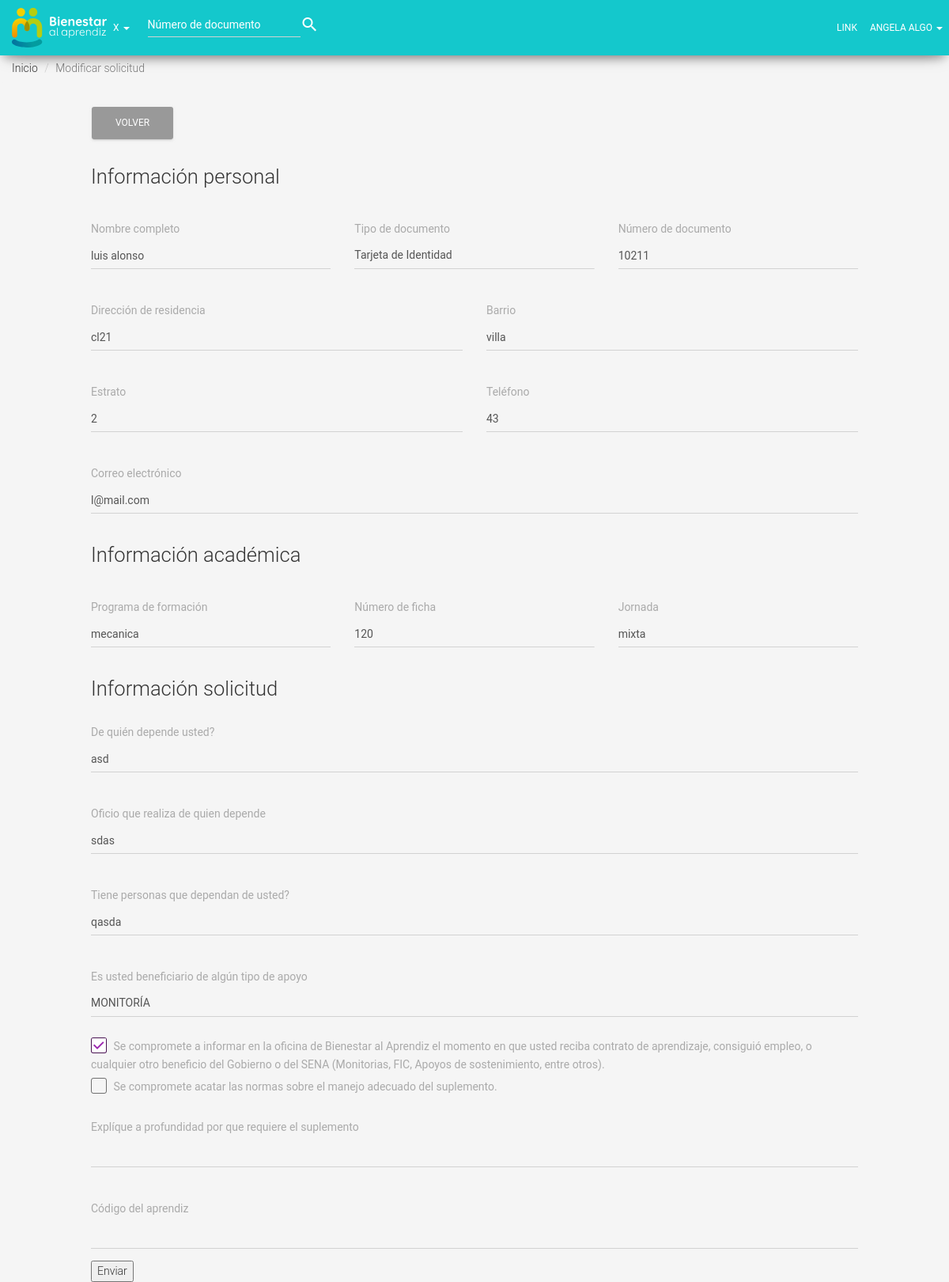
The page /administrador/modificar_solicitud.php?id_aprendiz=5 (signed in) on the database its author committed.
### tables this page shows
CREATE TABLE `aprendices` (
  `id_aprendiz` int(11) NOT NULL,
  `nombre_completo` varchar(64) NOT NULL,
  `tipo_documento` varchar(16) NOT NULL,
  `numero_documento` bigint(20) NOT NULL,
  `direccion` varchar(32) NOT NULL,
  `barrio` varchar(32) NOT NULL,
  `estrato` tinyint(4) NOT NULL,
  `telefono` int(11) DEFAULT NULL,
  `email` varchar(64) NOT NULL,
  `programa_formacion` varchar(64) NOT NULL,
  `numero_ficha` bigint(20) NOT NULL,
  `jornada` varchar(16) NOT NULL,
  `pregunta1` text NOT NULL,
  `pregunta2` text NOT NULL,
  `pregunta3` text NOT NULL,
  `otro_apoyo` varchar(32) NOT NULL,
  `compromiso_informar` text NOT NULL,
  `compromiso_normas` text NOT NULL,
  `justificacion_suplemento` varchar(128) NOT NULL,
  `cod_aprendiz` varchar(32) DEFAULT NULL,
  `estado` tinyint(1) NOT NULL
);

### config/app.php (called while the page is built, shortened)
<?php
$base_url 	= "http://localhost/proyectobienestar2/";
$assets_css = $base_url."public/css/";

### config/security.php (called while the page is built, shortened)
<?php
	$base_url = 'http://localhost/proyectobienestar2/';

### config/database.php (called while the page is built, shortened)
<?php
function verSolicitud($con, $id_aprendiz) {
	try {
		$stm = $con->prepare("SELECT * FROM aprendices WHERE id_aprendiz = :id_aprendiz LIMIT 1");
		$stm->bindparam(':id_aprendiz', $id_aprendiz);
		if ($stm->execute()) {
			if ($stm-> rowCount() > 0) {
				return $stm->fetchAll();
			} else {
				$_SESSION['message_action'] = 'Upss! No se encontró el registro!';
			}
		} else {
			print_r($stm->errorInfo());
		}
	} catch (Exception $e) {
		echo $e->getMessage();
	}
}

### administrador/modificar_solicitud.php (the view, shortened to what this page needs)
<?php
require '../config/app.php';
require '../config/database.php';
require '../config/security.php';
include '../templates/header.inc';
include '../templates/navbar.inc';
?>
<?php
$id_aprendiz 	= $_GET['id_aprendiz'];
$data 	= verSolicitud($con, $id_aprendiz);
?>
<main>
	<ol class="breadcrumb">
		<li><a href="index.php">Inicio</a></li>
		<li class="active">Modificar solicitud</li>
	</ol>
	<div class="container-fluid dashboard">
		<div class="row">
			<div class="col-md-10 col-md-offset-1">
				<a class="btn btn-default" href="index.php">Volver</a>
				<?php if ($data): ?>
				<?php foreach ($data as $key => $aprendiz): ?>
				<form method="POST" id="frm">
					<div class="row">
						<h3 class="col-md-12">Información personal</h3>
						<div class="col-md-4 form-group">
							<label for="nombre_completo">Nombre completo</label>
							<input type="text" name="nombre_completo" class="form-control" value="<?= $aprendiz['nombre_completo']  ?>">
						</div>
						<div class="col-md-4 form-group">
							<label for="tipo_documento">Tipo de documento</label>
							<select name="tipo_documento" class="form-control">
								<option value="ti" <?php if ($aprendiz['tipo_documento'] == 'ti') echo 'selected' ?>>Tarjeta de Identidad</option>
							</select>
						</div>
						<div class="col-md-4 form-group">
							<label for="numero_documento">Número de documento</label>
							<input type="number" name="numero_documento" class="form-control" value="<?= $aprendiz['numero_documento'] ?>">
						</div>
					</div>
					<div class="row">
						<div class="col-md-6 form-group">
							<label for="direccion">Dirección de residencia</label>
							<input type="text" name="direccion" class="form-control" value="<?= $aprendiz['direccion'] ?>">
						</div>
						<div class="col-md-6 form-group">
							<label for="barrio">Barrio</label>
							<input type="text" name="barrio" class="form-control" value="<?= $aprendiz['barrio']  ?>">
						</div>
					</div>
					<div class="row">
						<div class="col-md-6 form-group">
							<label for="estrato">Estrato</label>
							<input type="number" name="estrato" class="form-control" value="<?= $aprendiz['estrato']  ?>">
						</div>
						<div class="col-md-6 form-group">
							<label for="telefono">Teléfono</label>
							<input type="number" name="telefono" class="form-control" value="<?= $aprendiz['telefono'] ?>">
						</div>
					</div>
					<div class="form-group">
						<label for="email">Correo electrónico</label>
						<input type="email" name="email" class="form-control" value="<?= $aprendiz['email']  ?>">
					</div>
					<div class="row">
						<h3 class="col-md-12">Información académica</h3>
						<div class="col-md-4 form-group">
							<label for="programa_formacion">Programa de formación</label>
							<input type="text" name="programa_formacion" class="form-control" value="<?= $aprendiz['programa_formacion']  ?>">
						</div>
						<div class="col-md-4 form-group">
							<label for="numero_ficha">Número de ficha</label>
							<input type="number" name="numero_ficha" class="form-control" value="<?= $aprendiz['numero_ficha'] ?>">
						</div>
						<div class="col-md-4 form-group">
							<label for="jornada">Jornada</label>
							<input type="text" name="jornada" class="form-control" value="<?= $aprendiz['jornada'] ?>">
						</div>
					</div>
					<h3>Información solicitud</h3>
					<div class="form-group">
						<label for="pregunta1">De quién depende usted?</label>
						<input type="text" name="pregunta1" class="form-control" value="<?= $aprendiz['pregunta1'] ?>">
					</div>
					<div class="form-group">
						<label for="pregunta2">Oficio que realiza de quien depende</label>
						<input type="text" name="pregunta2" class="form-control" value="<?= $aprendiz['pregunta2'] ?>">
					</div>
					<div class="form-group">
						<label for="pregunta3">Tiene personas que dependan de usted?</label>
						<input type="text" name="pregunta3" class="form-control" value="<?= $aprendiz['pregunta3'] ?>">
					</div>
					<div class="form-group">
						<label for="otro_apoyo">Es usted beneficiario de algún tipo de apoyo</label>
						<select name="otro_apoyo" class="form-control">
							<option value="monitoria" <?php if($aprendiz['otro_apoyo'] == 'monitoria') echo 'selected' ?>>MONITORÍA</option>
						</select>
					</div>
					<div class="checkbox">
						<label>
							Se compromete a informar en la oficina de Bienestar al Aprendiz el momento en que usted reciba contrato de aprendizaje, consiguió empleo, o cualquier otro beneficio del Gobierno o del SENA (Monitorias, FIC, Apoyos de sostenimiento, entre otros).
						</label>
					</div>
					<div class="checkbox">
						<label>
							Se compromete acatar las normas sobre el manejo adecuado del suplemento.
						</label>
					</div>
					<div class="form-group">
						<label for="justificacion_suplemento">Explíque a profundidad por que requiere el suplemento</label>
						<input type="text" name="justificacion_suplemento" class="form-control" value="<?= $aprendiz['justificacion_suplemento']  ?>">
					</div>
					<div class="form-group">
						<label for="cod_aprendiz">Código del aprendiz</label>
						<input type="text" name="cod_aprendiz" class="form-control" value="<?= $aprendiz['cod_aprendiz']  ?>">
					</div>
					<button type="submit">Enviar</button>
				</form>
				<?php endforeach ?>
			</div>
		</div>
	</div>
</main>
<?php endif ?>
<?php include '../templates/footer.inc'; ?>

### templates/header.inc (shortened to what this page needs)
<!DOCTYPE html>
<html lang="es">
<head>
    <link rel="stylesheet" href="<?=$assets_css?>bootstrap.min.css">
    <link rel="stylesheet" href="<?=$assets_css?>material-kit.css">
    <link rel="stylesheet" href="<?=$assets_css?>material-icons.css">
    <link rel="stylesheet" href="<?=$assets_css?>animate.css">
    <link rel="stylesheet" href="<?=$assets_css?>font-awesome.min.css">
    <link rel="stylesheet" href="<?=$assets_css?>custom.css">
</head>
<body>

### templates/navbar.inc (shortened to what this page needs)
<nav class="navbar navbar-fixed-top navbar-default">
  <div class="container-fluid">
    <div class="navbar-header">
      <a class="logo-container" href="<?= $base_url?>index.php"><figure class="logo"></figure></a>
    </div>
    <div class="collapse navbar-collapse" id="bs-example-navbar-collapse-1">
      <ul class="nav navbar-nav">
        <li class="dropdown-bd">
          <a href=""  aria-haspopup="true" aria-expanded="false">x <span class="caret"></span></a>
        </li>
      </ul>
      <form  class="navbar-form navbar-left">
        <div class="form-group">
          <input  class="form-control" placeholder="Número de documento" id="search" name="search" autocomplete="off"><i class="material-icons">search</i>
        </div>
      </form>
      <ul class="nav navbar-nav navbar-right">
        <li><a class="text-center" href="#">Link</a></li>
        <li class="dropdown">
          <a href="#" class="dropdown-toggle text-center" data-toggle="dropdown" role="button" aria-haspopup="true" aria-expanded="false"><?= strtoupper($_SESSION['unombres'].' '.$_SESSION['uapellidos']) ?> <span class="caret"></span></a>
        </li>
      </ul>
    </div>
  </div>
</nav>

### templates/footer.inc (shortened to what this page needs)
  </body>
</html>

### public/css/custom.css (style rules this page uses)
body { background-color: #F5F5F5; }
a[href] { color: inherit; text-decoration: none; }
ol, ul { padding: 0; }
li { list-style: none; }
.breadcrumb { padding-top: 7.5rem; }
.material-icons { vertical-align: middle; }
.navbar, .navbar.navbar-default { background-color: rgb(20, 200, 204); }
.nav>li>a { padding: 10px 8px; }
.logo { background: url(../imgs/logo.svg) no-repeat center center; height: 5rem; width: 12rem; }
#search { height: 3.4rem; }

### rows shown on the page
aprendices: nombre_completo "luis alonso", tipo_documento "Tarjeta de Identidad", numero_documento "10211", direccion "cl21", barrio "villa", estrato "2", telefono "43", email "l@mail.com", programa_formacion "mecanica", numero_ficha "120", jornada "mixta", pregunta1 "asd", pregunta2 "sdas", pregunta3 "qasda", otro_apoyo "MONITORÍA"

### other values the page prints
$_SESSION['unombres'].' '.$_SESSION['uapellidos'] "ANGELA ALGO"
